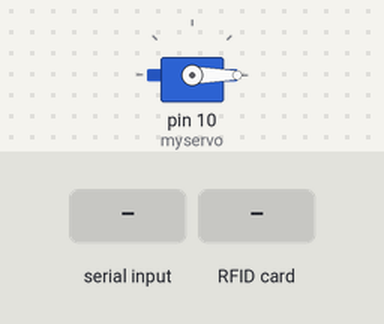
A sketch run on a simulated Arduino Uno, built with avr-gcc and run on an emulated ATmega328P. Shown: servo. The inputs (shaded band) are chosen by the test bench. What the sketch prints to the serial monitor is not drawn.

Above: at 1.2 s.
1.3 s: "l" received over Serial
At 1.77 s:
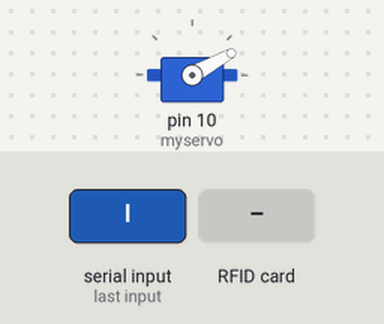
At 4.0 s:
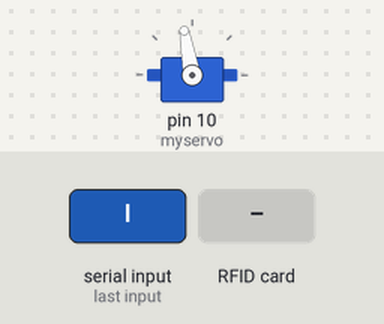
4.3 s: RFID card 5E 7A 19 C4 held to the reader
At 5.29 s:
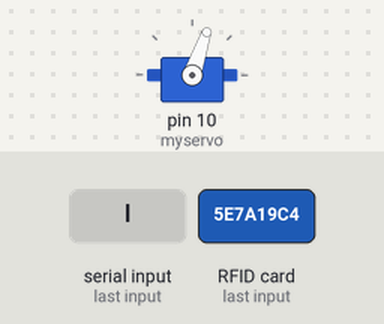
Timing chart, 0 to 7.9 s (numbered marks = the images above; inputs shaded):
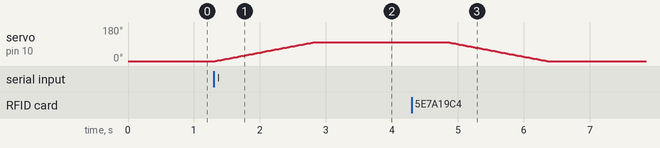

The sketch:

rfidControlServo.ino
```cpp
#include <SPI.h>
#include <MFRC522.h>
#include <Servo.h>

Servo myservo;

int pos = 0;

char c;

#define SS_PIN 9
#define RST_PIN 8

MFRC522 mfrc522(SS_PIN, RST_PIN);


void setup() {
  Serial.begin(9600);
  SPI.begin();
  mfrc522.PCD_Init();
  myservo.attach(10);
  myservo.write(0);
  Serial.println();
}

void loop() {


      String UIDD="";

         if (mfrc522.PICC_IsNewCardPresent() && mfrc522.PICC_ReadCardSerial()) {

              for (byte i = 0; i < mfrc522.uid.size; i++) {
                  UIDD += String(mfrc522.uid.uidByte[i]);
              }
             Serial.println(UIDD);
             delay(3000);
         }


   if (Serial.available() > 0) {

    c = Serial.read();

    if(c=='l'){
        for (pos = 0; pos <= 100; pos += 1) {
          myservo.write(pos);
          delay(15);
        }
        delay(2000);
        for (pos = 100; pos >= 0; pos -= 1) {
          myservo.write(pos);
          delay(15);
        }
    }
  }

}
```

Measured:
- after the input at 1.3 s, servo on pin 10 (myservo): moves from 0° to 100° over 1.5 s, starting at once
